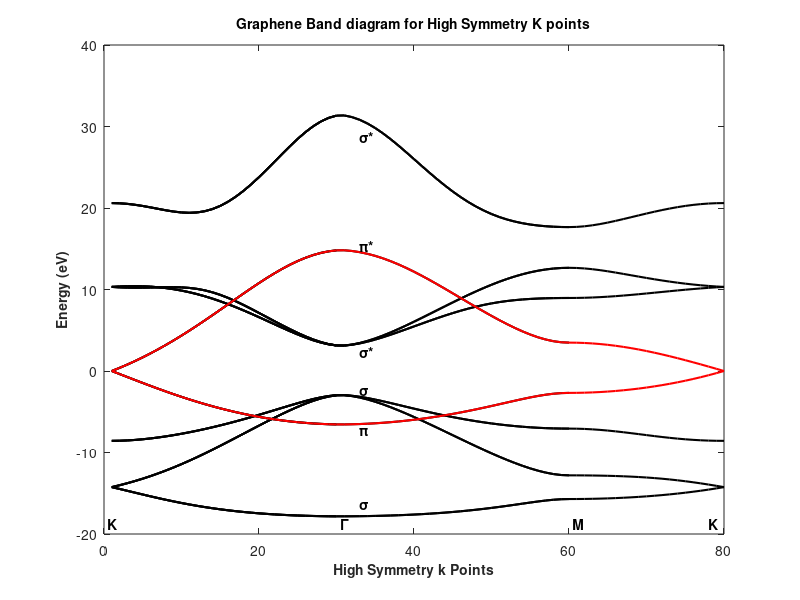

Write the MATLAB code that produced this figure. (Note: this script raises an error after producing the figure.)
clc
clear all
clear figure
a = 2.46*10^(-10);          % real lattice constant
% Parameters
Hss = -6.769; Hsp = -5.580; Hs = -5.037; Hp = -3.033;      
Sss =  0.212; Ssp =  0.102; Ss =  0.146; Sp =  0.129;
E2s = -8.868;
% Checking office github
%%%%%%%%%%%%%%%%%%%%%%%%%%%%%%%%%%%%%%%%%%%%
%            K to Gamma                    %
%%%%%%%%%%%%%%%%%%%%%%%%%%%%%%%%%%%%%%%%%%%%
for n=1:30
    kxx = (2*pi/(sqrt(3)*a))*(1-((n-1)/30));
    kyy = ((2*pi/(3*a))*(1-((n-1)/30)));
    H=zeros(6);
    H(1,1) = E2s;
    H(1,4) = Hss*(exp(i*kxx*(a/sqrt(3))) ...
        + 2*exp(-i*kxx*(a/(2*sqrt(3))))*cos(kyy*a/2));
    H(1,5) = Hsp*(-exp(i*kxx*(a/sqrt(3))) ...
        + exp(-i*kxx*(a/(2*sqrt(3))))*cos(kyy*a/2));
    H(1,6) = -i*sqrt(3)*Hsp*exp(-i*kxx*a/...
        (2*sqrt(3)))*sin(kyy*a/2);
    H(2,4) = Hsp*(exp(i*kxx*(a/sqrt(3))) ...
        - exp(-i*kxx*(a/(2*sqrt(3))))*cos(kyy*a/2));
    H(2,5) = -Hs*exp(i*kxx*a/sqrt(3)) ...
        + (1/2)*exp(-i*kxx*a/(2*sqrt(3)))*(-Hs+3*Hp)*cos(kyy*a/2);
    H(2,6) = i*(sqrt(3)/2)*(Hs+Hp)...
        *exp(-i*kxx*a/(2*sqrt(3)))*sin(kyy*a/2);
    H(3,4) = i*sqrt(3)*Hsp*exp(-i*kxx*a/...
        (2*sqrt(3)))*sin(kyy*a/2);
    H(3,5) = i*(sqrt(3)/2)*(Hp+Hs)...
        *exp(-i*kxx*a/(2*sqrt(3)))*sin(kyy*a/2);
    H(3,6) = exp(i*kxx*a/sqrt(3))*Hp ...
        + (1/2)*exp(-i*kxx*a/(2*sqrt(3)))*(-3*Hs + Hp)*cos(kyy*a/2);
    
    H(4,1) = Hss*(exp(-i*kxx*(a/sqrt(3))) ...
        + 2*exp(i*kxx*(a/(2*sqrt(3))))*cos(kyy*a/2));
    H(4,2) = Hsp*(exp(-i*kxx*(a/sqrt(3))) ...
        - exp(i*kxx*(a/(2*sqrt(3))))*cos(kyy*a/2));
    H(4,3) = -i*sqrt(3)*Hsp*exp(i*kxx*a/(2*sqrt(3)))*sin(kyy*a/2);
    H(4,4) = E2s;
    H(5,1) = Hsp*(-exp(-i*kxx*(a/sqrt(3))) ...
        + exp(i*kxx*(a/(2*sqrt(3))))*cos(kyy*a/2));
    H(5,2) = -Hs*exp(-i*kxx*a/sqrt(3)) ...
        + (1/2)*exp(i*kxx*a/(2*sqrt(3)))*(-Hs+3*Hp)*cos(kyy*a/2);
    H(5,3) = -i*(sqrt(3)/2)*(Hp+Hs)...
        *exp(i*kxx*a/(2*sqrt(3)))*sin(kyy*a/2);
    H(6,1) = i*sqrt(3)*Hsp*exp(i*kxx*a/...
        (2*sqrt(3)))*sin(kyy*a/2);
    H(6,2) = -i*(sqrt(3)/2)*(Hs+Hp)*...
        exp(i*kxx*a/(2*sqrt(3)))*sin(kyy*a/2);
    H(6,3) = exp(-i*kxx*a/sqrt(3))*Hp + ...
        (1/2)*exp(i*kxx*a/(2*sqrt(3)))*(-3*Hs + Hp)*cos(kyy*a/2);
    S=zeros(6);
    S(1,1) = 1;
    S(1,4) = Sss*(exp(i*kxx*(a/sqrt(3))) + ...
        2*exp(-i*kxx*(a/(2*sqrt(3))))*cos(kyy*a/2));
    S(1,5) = Ssp*(-exp(i*kxx*(a/sqrt(3))) + ...
        exp(-i*kxx*(a/(2*sqrt(3))))*cos(kyy*a/2));
    S(1,6) = -i*sqrt(3)*Ssp*exp(-i*kxx*a/...
        (2*sqrt(3)))*sin(kyy*a/2);
    S(2,2) = 1;
    S(2,4) = Ssp*(exp(i*kxx*(a/sqrt(3))) - ...
        exp(-i*kxx*(a/(2*sqrt(3))))*cos(kyy*a/2));
    S(2,5) = -Ss*exp(i*kxx*a/sqrt(3)) + ...
        (1/2)*exp(-i*kxx*a/(2*sqrt(3)))*...
        (-Ss+3*Sp)*cos(kyy*a/2);
    S(2,6) = i*(sqrt(3)/2)*(Ss+Sp)*...
        exp(-i*kxx*a/(2*sqrt(3)))*sin(kyy*a/2);
    S(3,3) = 1;
    S(3,4) = i*sqrt(3)*Ssp*exp(-i*kxx*a/...
        (2*sqrt(3)))*sin(kyy*a/2);
    S(3,5) = i*(sqrt(3)/2)*(Sp+Ss)*...
        exp(-i*kxx*a/(2*sqrt(3)))*sin(kyy*a/2);
    S(3,6) = exp(i*kxx*a/sqrt(3))*Sp + ...
        (1/2)*exp(-i*kxx*a/(2*sqrt(3)))*(-3*Ss + Sp)*cos(kyy*a/2);
    S(4,1) = Sss*(exp(-i*kxx*(a/sqrt(3))) +...
        2*exp(i*kxx*(a/(2*sqrt(3))))*cos(kyy*a/2));
    S(4,2) = Ssp*(exp(-i*kxx*(a/sqrt(3))) ...
        - exp(i*kxx*(a/(2*sqrt(3))))*cos(kyy*a/2));
    S(4,3) = -i*sqrt(3)*Ssp*exp(i*kxx*a/...
        (2*sqrt(3)))*sin(kyy*a/2);
    S(4,4) = 1;
    S(5,1) = Ssp*(-exp(-i*kxx*(a/sqrt(3))) + ...
        exp(i*kxx*(a/(2*sqrt(3))))*cos(kyy*a/2));
    S(5,2) = -Ss*exp(-i*kxx*a/sqrt(3)) + ...
        (1/2)*exp(i*kxx*a/(2*sqrt(3)))*(-Ss+3*Sp)*cos(kyy*a/2);
    S(5,3) = -i*(sqrt(3)/2)*(Sp+Ss)*...
        exp(i*kxx*a/(2*sqrt(3)))*sin(kyy*a/2);
    S(5,5) = 1;  
    S(6,1) = i*sqrt(3)*Ssp*exp(i*kxx*a/(2*sqrt(3)))*sin(kyy*a/2);
    S(6,2) = -i*(sqrt(3)/2)*(Ss+Sp)*...
        exp(i*kxx*a/(2*sqrt(3)))*sin(kyy*a/2);
    S(6,3) = exp(-i*kxx*a/sqrt(3))*Sp + ...
        (1/2)*exp(i*kxx*a/(2*sqrt(3)))*(-3*Ss + Sp)*cos(kyy*a/2);
    S(6,6) = 1;
    [V,D] = eig(H,S);
    E_1(n) = D(1,1);
    E_2(n) = D(2,2);
    E_3(n) = D(3,3);
    E_4(n) = D(4,4);
    E_5(n) = D(5,5);
    E_6(n) = D(6,6);
end
plot(E_1,'color','k','LineWidth',1.5)
hold on
plot(E_2,'color','k','LineWidth',1.5)
hold on
plot(E_3,'color','k','LineWidth',1.5)
hold on
plot(E_4,'color','k','LineWidth',1.5)
hold on
plot(E_5,'color','k','LineWidth',1.5)
hold on
plot(E_6,'color','k','LineWidth',1.5)
%%%%%%%%%%%%%%%%%%%%%%%%%%%%%%%%%%%%%%%%%%%%
%            Gamma to M                    %
%%%%%%%%%%%%%%%%%%%%%%%%%%%%%%%%%%%%%%%%%%%%
for n=31:60
    kxx = (2*pi/(sqrt(3)*a))*((n-30)/30);
    kyy = (0*n);
    H=zeros(6);
    H(1,1) = E2s;
    H(1,4) = Hss*(exp(i*kxx*(a/sqrt(3))) ...
        + 2*exp(-i*kxx*(a/(2*sqrt(3))))*cos(kyy*a/2));
    H(1,5) = Hsp*(-exp(i*kxx*(a/sqrt(3))) ...
        + exp(-i*kxx*(a/(2*sqrt(3))))*cos(kyy*a/2));
    H(1,6) = -i*sqrt(3)*Hsp*exp(-i*kxx*a/...
        (2*sqrt(3)))*sin(kyy*a/2);
    H(2,4) = Hsp*(exp(i*kxx*(a/sqrt(3))) ...
        - exp(-i*kxx*(a/(2*sqrt(3))))*cos(kyy*a/2));
    H(2,5) = -Hs*exp(i*kxx*a/sqrt(3)) ...
        + (1/2)*exp(-i*kxx*a/(2*sqrt(3)))*(-Hs+3*Hp)*cos(kyy*a/2);
    H(2,6) = i*(sqrt(3)/2)*(Hs+Hp)...
        *exp(-i*kxx*a/(2*sqrt(3)))*sin(kyy*a/2);
    H(3,4) = i*sqrt(3)*Hsp*exp(-i*kxx*a/...
        (2*sqrt(3)))*sin(kyy*a/2);
    H(3,5) = i*(sqrt(3)/2)*(Hp+Hs)...
        *exp(-i*kxx*a/(2*sqrt(3)))*sin(kyy*a/2);
    H(3,6) = exp(i*kxx*a/sqrt(3))*Hp ...
        + (1/2)*exp(-i*kxx*a/(2*sqrt(3)))*(-3*Hs + Hp)*cos(kyy*a/2);
    H(4,1) = Hss*(exp(-i*kxx*(a/sqrt(3))) ...
        + 2*exp(i*kxx*(a/(2*sqrt(3))))*cos(kyy*a/2));
    H(4,2) = Hsp*(exp(-i*kxx*(a/sqrt(3))) ...
        - exp(i*kxx*(a/(2*sqrt(3))))*cos(kyy*a/2));
    H(4,3) = -i*sqrt(3)*Hsp*exp(i*kxx*a/(2*sqrt(3)))*sin(kyy*a/2);
    H(4,4) = E2s; 
    H(5,1) = Hsp*(-exp(-i*kxx*(a/sqrt(3))) ...
        + exp(i*kxx*(a/(2*sqrt(3))))*cos(kyy*a/2));
    H(5,2) = -Hs*exp(-i*kxx*a/sqrt(3)) ...
        + (1/2)*exp(i*kxx*a/(2*sqrt(3)))*(-Hs+3*Hp)*cos(kyy*a/2);
    H(5,3) = -i*(sqrt(3)/2)*(Hp+Hs)...
        *exp(i*kxx*a/(2*sqrt(3)))*sin(kyy*a/2);
    H(6,1) = i*sqrt(3)*Hsp*exp(i*kxx*a/...
        (2*sqrt(3)))*sin(kyy*a/2);
    H(6,2) = -i*(sqrt(3)/2)*(Hs+Hp)*...
        exp(i*kxx*a/(2*sqrt(3)))*sin(kyy*a/2);
    H(6,3) = exp(-i*kxx*a/sqrt(3))*Hp + ...
        (1/2)*exp(i*kxx*a/(2*sqrt(3)))*(-3*Hs + Hp)*cos(kyy*a/2);
    S=zeros(6);
    S(1,1) = 1;
    S(1,4) = Sss*(exp(i*kxx*(a/sqrt(3))) + ...
        2*exp(-i*kxx*(a/(2*sqrt(3))))*cos(kyy*a/2));
    S(1,5) = Ssp*(-exp(i*kxx*(a/sqrt(3))) + ...
        exp(-i*kxx*(a/(2*sqrt(3))))*cos(kyy*a/2));
    S(1,6) = -i*sqrt(3)*Ssp*exp(-i*kxx*a/...
        (2*sqrt(3)))*sin(kyy*a/2);
    S(2,2) = 1;
    S(2,4) = Ssp*(exp(i*kxx*(a/sqrt(3))) - ...
        exp(-i*kxx*(a/(2*sqrt(3))))*cos(kyy*a/2));
    S(2,5) = -Ss*exp(i*kxx*a/sqrt(3)) + ...
        (1/2)*exp(-i*kxx*a/(2*sqrt(3)))*...
        (-Ss+3*Sp)*cos(kyy*a/2);
    S(2,6) = i*(sqrt(3)/2)*(Ss+Sp)*...
        exp(-i*kxx*a/(2*sqrt(3)))*sin(kyy*a/2);
    S(3,3) = 1;
    S(3,4) = i*sqrt(3)*Ssp*exp(-i*kxx*a/...
        (2*sqrt(3)))*sin(kyy*a/2);
    S(3,5) = i*(sqrt(3)/2)*(Sp+Ss)*...
        exp(-i*kxx*a/(2*sqrt(3)))*sin(kyy*a/2);
    S(3,6) = exp(i*kxx*a/sqrt(3))*Sp + ...
        (1/2)*exp(-i*kxx*a/(2*sqrt(3)))*(-3*Ss + Sp)*cos(kyy*a/2);
    S(4,1) = Sss*(exp(-i*kxx*(a/sqrt(3))) +...
        2*exp(i*kxx*(a/(2*sqrt(3))))*cos(kyy*a/2));
    S(4,2) = Ssp*(exp(-i*kxx*(a/sqrt(3))) ...
        - exp(i*kxx*(a/(2*sqrt(3))))*cos(kyy*a/2));
    S(4,3) = -i*sqrt(3)*Ssp*exp(i*kxx*a/...
        (2*sqrt(3)))*sin(kyy*a/2);
    S(4,4) = 1;
    S(5,1) = Ssp*(-exp(-i*kxx*(a/sqrt(3))) + ...
        exp(i*kxx*(a/(2*sqrt(3))))*cos(kyy*a/2));
    S(5,2) = -Ss*exp(-i*kxx*a/sqrt(3)) + ...
        (1/2)*exp(i*kxx*a/(2*sqrt(3)))*(-Ss+3*Sp)*cos(kyy*a/2);
    S(5,3) = -i*(sqrt(3)/2)*(Sp+Ss)*...
        exp(i*kxx*a/(2*sqrt(3)))*sin(kyy*a/2);
    S(5,5) = 1;
    S(6,1) = i*sqrt(3)*Ssp*exp(i*kxx*a/(2*sqrt(3)))*sin(kyy*a/2);
    S(6,2) = -i*(sqrt(3)/2)*(Ss+Sp)*...
        exp(i*kxx*a/(2*sqrt(3)))*sin(kyy*a/2);
    S(6,3) = exp(-i*kxx*a/sqrt(3))*Sp + ...
        (1/2)*exp(i*kxx*a/(2*sqrt(3)))*(-3*Ss + Sp)*cos(kyy*a/2);
    S(6,6) = 1;
    [V,D] = eig(H,S);
    E_1(n) = D(1,1);
    E_2(n) = D(2,2);
    E_3(n) = D(3,3);
    E_4(n) = D(4,4);
    E_5(n) = D(5,5);
    E_6(n) = D(6,6);
end
plot(E_1,'color','k','LineWidth',1.5)
hold on
plot(E_2,'color','k','LineWidth',1.5)
hold on
plot(E_3,'color','k','LineWidth',1.5)
hold on
plot(E_4,'color','k','LineWidth',1.5)
hold on
plot(E_5,'color','k','LineWidth',1.5)
hold on
plot(E_6,'color','k','LineWidth',1.5)
%%%%%%%%%%%%%%%%%%%%%%%%%%%%%%%%%%%%%%%%%%%%
%            M to K                        %
%%%%%%%%%%%%%%%%%%%%%%%%%%%%%%%%%%%%%%%%%%%%
for n=61:80
    kxx = (2*pi/(sqrt(3)*a));
    kyy = ((2*pi/(3*a))*((n-60)/20));
        H=zeros(6);
    H(1,1) = E2s;
    H(1,4) = Hss*(exp(i*kxx*(a/sqrt(3))) ...
        + 2*exp(-i*kxx*(a/(2*sqrt(3))))*cos(kyy*a/2));
    H(1,5) = Hsp*(-exp(i*kxx*(a/sqrt(3))) ...
        + exp(-i*kxx*(a/(2*sqrt(3))))*cos(kyy*a/2));
    H(1,6) = -i*sqrt(3)*Hsp*exp(-i*kxx*a/...
        (2*sqrt(3)))*sin(kyy*a/2);
    H(2,4) = Hsp*(exp(i*kxx*(a/sqrt(3))) ...
        - exp(-i*kxx*(a/(2*sqrt(3))))*cos(kyy*a/2));
    H(2,5) = -Hs*exp(i*kxx*a/sqrt(3)) ...
        + (1/2)*exp(-i*kxx*a/(2*sqrt(3)))*(-Hs+3*Hp)*cos(kyy*a/2);
    H(2,6) = i*(sqrt(3)/2)*(Hs+Hp)...
        *exp(-i*kxx*a/(2*sqrt(3)))*sin(kyy*a/2);
    H(3,4) = i*sqrt(3)*Hsp*exp(-i*kxx*a/...
        (2*sqrt(3)))*sin(kyy*a/2);
    H(3,5) = i*(sqrt(3)/2)*(Hp+Hs)...
        *exp(-i*kxx*a/(2*sqrt(3)))*sin(kyy*a/2);
    H(3,6) = exp(i*kxx*a/sqrt(3))*Hp ...
        + (1/2)*exp(-i*kxx*a/(2*sqrt(3)))*(-3*Hs + Hp)*cos(kyy*a/2);
    H(4,1) = Hss*(exp(-i*kxx*(a/sqrt(3))) ...
        + 2*exp(i*kxx*(a/(2*sqrt(3))))*cos(kyy*a/2));
    H(4,2) = Hsp*(exp(-i*kxx*(a/sqrt(3))) ...
        - exp(i*kxx*(a/(2*sqrt(3))))*cos(kyy*a/2));
    H(4,3) = -i*sqrt(3)*Hsp*exp(i*kxx*a/(2*sqrt(3)))*sin(kyy*a/2);
    H(4,4) = E2s;
    H(5,1) = Hsp*(-exp(-i*kxx*(a/sqrt(3))) ...
        + exp(i*kxx*(a/(2*sqrt(3))))*cos(kyy*a/2));
    H(5,2) = -Hs*exp(-i*kxx*a/sqrt(3)) ...
        + (1/2)*exp(i*kxx*a/(2*sqrt(3)))*(-Hs+3*Hp)*cos(kyy*a/2);
    H(5,3) = -i*(sqrt(3)/2)*(Hp+Hs)...
        *exp(i*kxx*a/(2*sqrt(3)))*sin(kyy*a/2);
    H(6,1) = i*sqrt(3)*Hsp*exp(i*kxx*a/...
        (2*sqrt(3)))*sin(kyy*a/2);
    H(6,2) = -i*(sqrt(3)/2)*(Hs+Hp)*...
        exp(i*kxx*a/(2*sqrt(3)))*sin(kyy*a/2);
    H(6,3) = exp(-i*kxx*a/sqrt(3))*Hp + ...
        (1/2)*exp(i*kxx*a/(2*sqrt(3)))*(-3*Hs + Hp)*cos(kyy*a/2);
    S=zeros(6);
    S(1,1) = 1;
    S(1,4) = Sss*(exp(i*kxx*(a/sqrt(3))) + ...
        2*exp(-i*kxx*(a/(2*sqrt(3))))*cos(kyy*a/2));
    S(1,5) = Ssp*(-exp(i*kxx*(a/sqrt(3))) + ...
        exp(-i*kxx*(a/(2*sqrt(3))))*cos(kyy*a/2));
    S(1,6) = -i*sqrt(3)*Ssp*exp(-i*kxx*a/...
        (2*sqrt(3)))*sin(kyy*a/2);
    S(2,2) = 1;
    S(2,4) = Ssp*(exp(i*kxx*(a/sqrt(3))) - ...
        exp(-i*kxx*(a/(2*sqrt(3))))*cos(kyy*a/2));
    S(2,5) = -Ss*exp(i*kxx*a/sqrt(3)) + ...
        (1/2)*exp(-i*kxx*a/(2*sqrt(3)))*...
        (-Ss+3*Sp)*cos(kyy*a/2);
    S(2,6) = i*(sqrt(3)/2)*(Ss+Sp)*...
        exp(-i*kxx*a/(2*sqrt(3)))*sin(kyy*a/2);
    S(3,3) = 1;
    S(3,4) = i*sqrt(3)*Ssp*exp(-i*kxx*a/...
        (2*sqrt(3)))*sin(kyy*a/2);
    S(3,5) = i*(sqrt(3)/2)*(Sp+Ss)*...
        exp(-i*kxx*a/(2*sqrt(3)))*sin(kyy*a/2);
    S(3,6) = exp(i*kxx*a/sqrt(3))*Sp + ...
        (1/2)*exp(-i*kxx*a/(2*sqrt(3)))*(-3*Ss + Sp)*cos(kyy*a/2);
    S(4,1) = Sss*(exp(-i*kxx*(a/sqrt(3))) +...
        2*exp(i*kxx*(a/(2*sqrt(3))))*cos(kyy*a/2));
    S(4,2) = Ssp*(exp(-i*kxx*(a/sqrt(3))) ...
        - exp(i*kxx*(a/(2*sqrt(3))))*cos(kyy*a/2));
    S(4,3) = -i*sqrt(3)*Ssp*exp(i*kxx*a/...
        (2*sqrt(3)))*sin(kyy*a/2);
    S(4,4) = 1;
    S(5,1) = Ssp*(-exp(-i*kxx*(a/sqrt(3))) + ...
        exp(i*kxx*(a/(2*sqrt(3))))*cos(kyy*a/2));
    S(5,2) = -Ss*exp(-i*kxx*a/sqrt(3)) + ...
        (1/2)*exp(i*kxx*a/(2*sqrt(3)))*(-Ss+3*Sp)*cos(kyy*a/2);
    S(5,3) = -i*(sqrt(3)/2)*(Sp+Ss)*...
        exp(i*kxx*a/(2*sqrt(3)))*sin(kyy*a/2);
    S(5,5) = 1;
    S(6,1) = i*sqrt(3)*Ssp*exp(i*kxx*a/(2*sqrt(3)))*sin(kyy*a/2);
    S(6,2) = -i*(sqrt(3)/2)*(Ss+Sp)*...
        exp(i*kxx*a/(2*sqrt(3)))*sin(kyy*a/2);
    S(6,3) = exp(-i*kxx*a/sqrt(3))*Sp + ...
        (1/2)*exp(i*kxx*a/(2*sqrt(3)))*(-3*Ss + Sp)*cos(kyy*a/2);
    S(6,6) = 1;  
    [V,D] = eig(H,S);
    E_1(n) = D(1,1);
    E_2(n) = D(2,2);
    E_3(n) = D(3,3);
    E_4(n) = D(4,4);
    E_5(n) = D(5,5);
    E_6(n) = D(6,6);
end
plot(E_1,'color','k','LineWidth',1.5)
hold on
plot(E_2,'color','k','LineWidth',1.5)
hold on
plot(E_3,'color','k','LineWidth',1.5)
hold on
plot(E_4,'color','k','LineWidth',1.5)
hold on
plot(E_5,'color','k','LineWidth',1.5)
hold on
plot(E_6,'color','k','LineWidth',1.5)
%%%%%%%%%%%%%%%%%%%%%%%%%%%%%%%%%%%%%%%%%%
%               Pi Bands                 %
%%%%%%%%%%%%%%%%%%%%%%%%%%%%%%%%%%%%%%%%%%
clc
clear all
clear figure
a = 2.46*10^(-10);          % real lattice constant
t = -3.033; s = 0.129;      % Parameters
%%%%%%%%%%%%%%%%%%%%%%%%%%%%%%%%%%%%%%%%%%
%             K to Gamma                 %
%%%%%%%%%%%%%%%%%%%%%%%%%%%%%%%%%%%%%%%%%%
for n=1:30
    kxx = (2*pi/(sqrt(3)*a))*(1-((n-1)/30));
    kyy = ((2*pi/(3*a))*(1-((n-1)/30)));
    fk = exp(1i*kxx*(a/sqrt(3))) + ...
        2*exp(-1i*kxx*(a/(2*sqrt(3))))*cos(kyy*(a/2));
    fk_conj = exp(-1i*kxx*(a/sqrt(3))) ...
        + 2*exp(1i*kxx*(a/(2*sqrt(3))))*cos(kyy*(a/2));
    H=zeros(2);
    H(1,2) = t*fk;
    H(2,1) = t*fk_conj;
    S=ones(2);
    S(1,2) = s*fk;
    S(2,1) = s*fk_conj;
    [V,D] = eig(H,S);
    E_1(n) = D(1,1);
    E_2(n) = D(2,2);  
end
plot(E_1,'color','k','LineWidth',1.5)
hold on
plot(E_2,'color','k','LineWidth',1.5)
hold on
%%%%%%%%%%%%%%%%%%%%%%%%%%%%%%%%%%%%%%%%%%
%             Gamma to M                 %
%%%%%%%%%%%%%%%%%%%%%%%%%%%%%%%%%%%%%%%%%%
for n=31:60
    kxx = (2*pi/(sqrt(3)*a))*((n-30)/30);
    kyy = (0*n);
    fk = exp(1i*kxx*(a/sqrt(3))) + ...
        2*exp(-1i*kxx*(a/(2*sqrt(3))))*cos(kyy*(a/2));
    fk_conj = exp(-1i*kxx*(a/sqrt(3))) ...
        + 2*exp(1i*kxx*(a/(2*sqrt(3))))*cos(kyy*(a/2));    
    H=zeros(2);
    H(1,2) = t*fk;
    H(2,1) = t*fk_conj;    
    S=ones(2);
    S(1,2) = s*fk;
    S(2,1) = s*fk_conj;    
    [V,D] = eig(H,S);
    E_1(n) = D(1,1);
    E_2(n) = D(2,2);
end
plot(E_1,'color','k','LineWidth',1.5)
hold on
plot(E_2,'color','k','LineWidth',1.5)
hold on
%%%%%%%%%%%%%%%%%%%%%%%%%%%%%%%%%%%%%%%%%%
%             M to K                     %
%%%%%%%%%%%%%%%%%%%%%%%%%%%%%%%%%%%%%%%%%%
for n=61:80
    kxx = (2*pi/(sqrt(3)*a));
    kyy = ((2*pi/(3*a))*((n-60)/20));
    fk = exp(1i*kxx*(a/sqrt(3))) + ...
        2*exp(-1i*kxx*(a/(2*sqrt(3))))*cos(kyy*(a/2));
    fk_conj = exp(-1i*kxx*(a/sqrt(3))) ...
        + 2*exp(1i*kxx*(a/(2*sqrt(3))))*cos(kyy*(a/2));    
    H=zeros(2);
    H(1,2) = t*fk;
    H(2,1) = t*fk_conj;   
    S=ones(2);
    S(1,2) = s*fk;
    S(2,1) = s*fk_conj;    
    [V,D] = eig(H,S);
    E_1(n) = D(1,1);
    E_2(n) = D(2,2);
end
plot(E_1,'color','r','LineWidth',1.5)
hold on
plot(E_2,'color','r','LineWidth',1.5)
hold on
%%%%%%%%%%%%%%%%%%%%%%%%%%%%%%%%%%%%%%%%%%
%             Graph Settin               %
%%%%%%%%%%%%%%%%%%%%%%%%%%%%%%%%%%%%%%%%%%
title('Graphene Band diagram for High Symmetry K points','FontSize'...
    ,10,'FontWeight','bold')
mylabelx=[0.5, 30.5 , 60.5,78, 33, 33, 33 , 33 , 33 , 33 ];
mylabely=[-19.5,-19.5,-19.5,-19.5, -8 , 14.5, -17 , -3 ,1.7, 28 ];
labels = {'K','\Gamma','M','K', '\pi', '\pi*' ,'\sigma', ...
    '\sigma' , '\sigma*' , '\sigma*' };
text(mylabelx,mylabely,labels,'VerticalAlignment',...
    'bottom','FontSize',10,'FontWeight','bold')
ylabel('Energy (eV)','FontSize',10,'FontWeight','bold')
xlabel('High Symmetry k Points','FontSize',10,'FontWeight','bold')
xline(30)
xline(60)
xline(80)
yline(0, 'g')
set(gca,'XTick',[])
